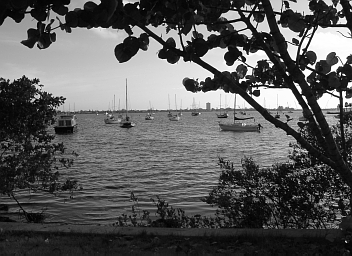
%> input picture Laboratório 2/boat.tif, 352 x 256 px
$ octave lab2_3.m   (GNU Octave 9; MATLAB toolbox functions it lacks are replaced by stand-ins)
%> lines starting %> are read from the running program, lines starting %| are printed output that depends on the picture; in (x1, y1, x2, y2) boxes, pixels count from 0 and x2, y2 are one past the last pixel; in counts of white or black regions, pixels touching at a corner belong together; the program's own positions count from 1
### Laboratório 2/my_histeq.m
% Laborat髍io 2 - Introdu玢o ao Processamento de Imagens
% Professor: Bruno Macchiavello
% Aluno: Marcos Paulo Cayres Rosa
% Matr韈ula: 14/0027131

function [output] = my_histeq(im);

acum = zeros(1,256);

[alt, lar] = size(im);
h = my_hist(im);
hnorm = h/(alt*lar);

acum = round(255*cumsum(hnorm));

for i = 1:alt
    for j = 1:lar
            Eq(i,j) = acum(im(i,j)+1);
    end
end
output = uint8(Eq);

### Laboratório 2/my_hist.m
% Laboratório 2 - Introdução ao Processamento de Imagens
% Professor: Bruno Macchiavello
% Aluno: Marcos Paulo Cayres Rosa
% Matrícula: 14/0027131

function [output] = my_hist(im);
% H = my_hist(im) calcula o histograma de uma imagem monocromática ou
% colorida
% Se im é bi-dimensional retorna um vetor H de dimensão 1x256; se
% tri-dimensional, 3x256, no qual cada linha é o histograma de cada canal
% de cor
s = size(im);
% S tem as dimensões de im

if length(s) == 3
    b = zeros(3,256);
    for i=1:1:s(3)
        for x=1:1:s(1)
            for y=1:1:s(2)
                t = im(x,y,i) + 1;
                b(i,t) = b(i,t) + 1;
            end
        end
    end
else if length(s) == 2
        b = zeros(256,1,'double');
        double t;
        for x=1:1:s(1)
            for y=1:1:s(2)
                if(im(x,y) == 255)
                    t = 256;
                else
                    t = im(x,y)+1;
                end
                    b(t) = b(t) + 1;
            end
        end

    end
end

output = b;

### Laboratório 2/lab2_3.m
% Laborat髍io 2 - Introdu玢o ao Processamento de Imagens
% Professor: Bruno Macchiavello
% Aluno: Marcos Paulo Cayres Rosa
% Matr韈ula: 14/0027131

clc;
clear all;
close all;

I = imread('boat.tif');
%> I is the input picture: size 256x352 uint8; min 0, max 255, mean 89.8
A = my_histeq(I);
%> after the loop in my_hist, `for x=1:1:s(1)`: b = 256 values, max 1689 at index 17, min 56 at index 2, mean 352; t = 6
%> in my_hist, `output = b;`: output has the same summary as b
%> in my_histeq, `h = my_hist(im);`: h has the same summary as b in my_hist
%> in my_histeq, `hnorm = h/(alt*lar);`: hnorm = 256 values, max 0.0187 at index 17, min 0.000621 at index 2, mean 0.00391
%> in my_histeq, `acum = round(255*cumsum(hnorm));`: acum = 256 values from 0 to 255
%> after the loop in my_histeq, `for i = 1:alt`:
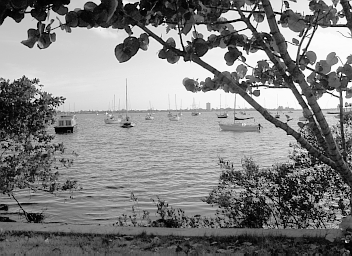
%> Eq: size 256x352 double; min 0, max 252, mean 128.4
B = histeq(I,256);

C = B - A;
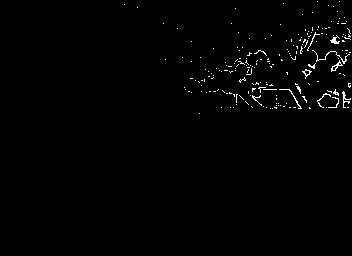
%> C: size 256x352 uint8; values 0 (black) and 3 (white), 1% white in thin lines or dots, all inside (x1, y1, x2, y2) = (124, 1, 351, 114)
resul = sum(sum(C));
%> resul = 2820

$ run again, with Laboratório 2/clown.tif copied over Laboratório 2/boat.tif
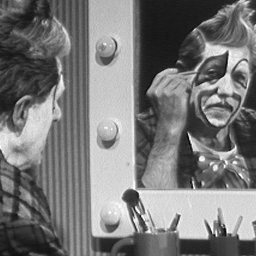
%> input picture Laboratório 2/clown.tif, 256 x 256 px
%> I is the input picture: size 256x256 uint8; min 3, max 255, mean 120.3
%> after the loop in my_hist, `for x=1:1:s(1)`: b = 256 values, max 721 at index 28, min 0 at index 1, mean 256; t = 60
%> in my_hist, `output = b;`: output has the same summary as b
%> h has the same summary as b in my_hist
%> hnorm = 256 values, max 0.011 at index 28, min 0 at index 1, mean 0.00391
%> acum = 256 values from 0 to 255
%> after the loop in my_histeq, `for i = 1:alt`:
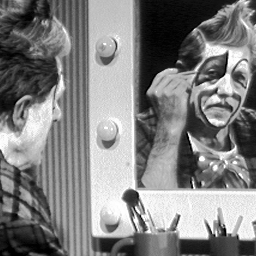
%> Eq: size 256x256 double; min 0, max 255, mean 128.2
%> C: size 256x256 uint8; every value is 0
%> resul = 0
